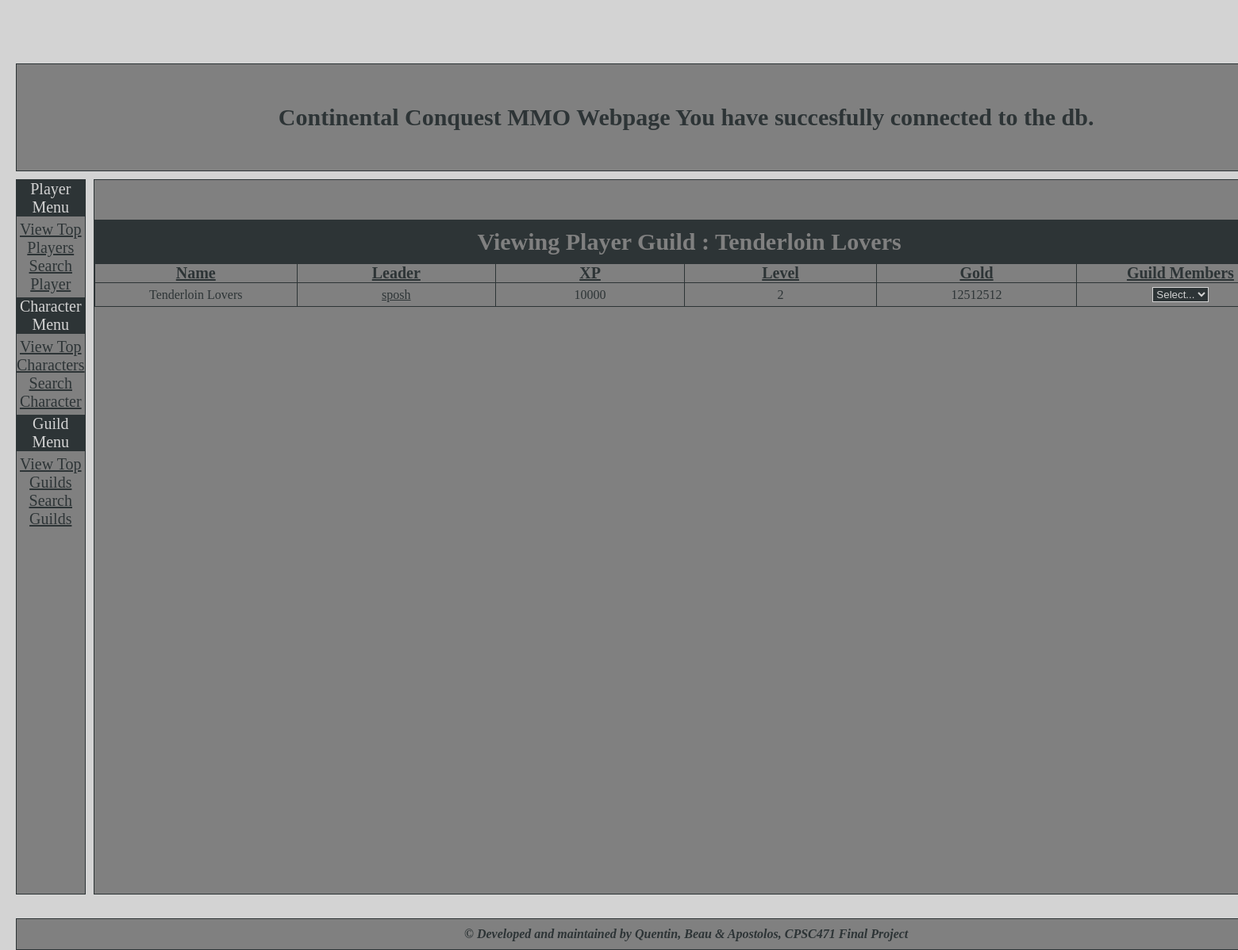
Page /viewguild.php?guild=Tenderloin Lovers on the committed database.
### tables this page shows
CREATE TABLE GUILD (
	Guild_name VARCHAR(30) NOT NULL,
    Leader_ID INTEGER NOT NULL,
    XP INTEGER NOT NULL,
    Level INTEGER NOT NULL,
    Gold INTEGER NOT NULL,
    PRIMARY KEY (Guild_name),
    FOREIGN KEY (Leader_ID) REFERENCES PLAYERS (Player_ID) 
);

CREATE TABLE USERS (
	Acct_ID INTEGER auto_increment,
	Fname VARCHAR(20) NOT NULL,
	Lname VARCHAR(20) NOT NULL,
	Username VARCHAR(20) NOT NULL,
    Password VARCHAR(16) NOT NULL,
	Birthday DATE NOT NULL,
	Email VARCHAR(40) NOT NULL,
	PRIMARY KEY (Acct_ID)
);

### include/functions.php (called while the page is built, shortened)
<?php
    class Database {
        function init_connection($servername, $db, $username, $password) {
            $this->connection = mysqli_connect($servername, $username, $password, $db);
        }
    }
?>

### viewguild.php (the view, shortened to what this page needs)
<?php
    include 'include/header.php';
    include 'include/left-menu.php';
    if(isset($_POST["guild"])) {
        $guild = $_POST["guild"];
    } else {
        $guild = $_GET["guild"];
    }
    $stmt = $db->connection->prepare('SELECT * FROM GUILD WHERE Guild_name = ?');
    $stmt->bind_param('s', $guild);
    $stmt->execute();
    $result = $stmt->get_result();
    $stmt = $db->connection->prepare('SELECT * FROM USERS, GUILD WHERE Guild_name = ? AND Leader_ID = Acct_ID');
    $stmt->bind_param('s', $guild);
    $stmt->execute();
    $leader = $stmt->get_result()->fetch_row()[3];
?>
                <div class="center">
                    <div id="center-content">
                        <table id="table_players">
                            <tr class="table_players_row">
                                <td class="table_players_data" id="table_players_title" colspan="6" >
                                    Viewing Player Guild :
                                    <?php
                                        if ($result->num_rows == 0) {
                                            echo "<br/>Guild not found.";
                                        } else {
                                            $row = $result->fetch_row();
                                            echo $row[0];
                                        ?>
                                </td>
                            </tr>
                            <tr class="table_players_row">
                                <td class="table_players_header_data">
                                    Name
                                </td>
                                <td class="table_players_header_data">
                                    Leader
                                </td>
                                <td class="table_players_header_data">
                                    XP
                                </td>
                                <td class="table_players_header_data">
                                    Level
                                </td>
                                <td class="table_players_header_data">
                                    Gold
                                </td>
                                <td class="table_players_header_data">
                                    Guild Members
                                </td>
                            </tr>
                            <?php
                                echo "  <tr class='table_players_row' colspan='6'>
                                            <td class='table_players_data'>
                                                ".$row[0]."
                                            </td>
                                            <td class='table_players_data'>
                                                <a href='viewplayer.php?acct_id=".$row[1]."'>".$leader."</a>
                                            </td>
                                            <td class='table_players_data'>
                                                ".$row[2]."
                                            </td>
                                            <td class='table_players_data'>
                                                ".$row[3]."
                                            </td>
                                            <td class='table_players_data'>
                                                ".$row[4]."
                                            </td>
                                            <td class='table_players_data'>
                                ";
                                $stmt = $db->connection->prepare('SELECT * FROM PLAYERS, USERS WHERE Guild = ? AND Player_ID = Acct_ID');
                                $stmt->bind_param('s', $row[0]);
                                $stmt->execute();
                                $players = $stmt->get_result();
                                if($players->num_rows != 0) {
                                ?>  <form method="post">
                                        <select class="input-fields" id="view-character-selector" onchange="this.options[this.selectedIndex].value && (window.location = this.options[this.selectedIndex].value);">
                                            <?php
                                                echo "<option>Select...</option>";
                                            ?>
                                        </select>
                                    </form>
                                <?php
                                } else {
                                    echo "This shouldn't happen.";
                                }
                            ?>
                                    </td>
                                </tr>
                            </table>
                            <br/>
                            <br/>
                        <?php } ?>
                    </div>
                </div>
<?php
    include 'include/footer.php';
?>

### include/theme.css (style rules this page uses)
html { height: 100%; color: #2D3436; background-color:lightgray; }
body { min-height: 100%; margin: 0; }
.center { grid-area: main; border:1px solid #2D3436; min-height: 900px; }
#center-content { margin-top: 50px; margin-left: auto; margin-right: auto; margin-bottom:auto; width: 1500px; text-align: center; }
.grid-container > div { background-color:gray; text-align: center; padding: 0px; font-size: 20px; }
a:link { color: #2D3436; }
#table_players { border: 1px solid #2D3436; border-collapse: collapse; margin-left: auto; margin-right: auto; margin-bottom:auto; }
#table_players_title { padding-top: 10px; padding-bottom:10px; font-weight:bold; font-size: 30px; background-color:#2D3436; color:gray; }
.table_players_header_data { border: 1px solid #2D3436; margin: 0; padding: 0; width : 500px; font-size: 20px; font-weight: bold; text-decoration: underline; }
.table_players_data { border: 1px solid #2D3436; margin: 0; padding-top: 5px; padding-bottom: 5px; width : 500px; font-size: 16px; }
.input-fields { background-color:#2D3436; border: 1px solid lightgray; color: lightgray; text-align: center; }

### rows in the picture
guild: Guild_name "Tenderloin Lovers", XP "10000", Level "2", Gold "12512512"
users: Username "sposh"
